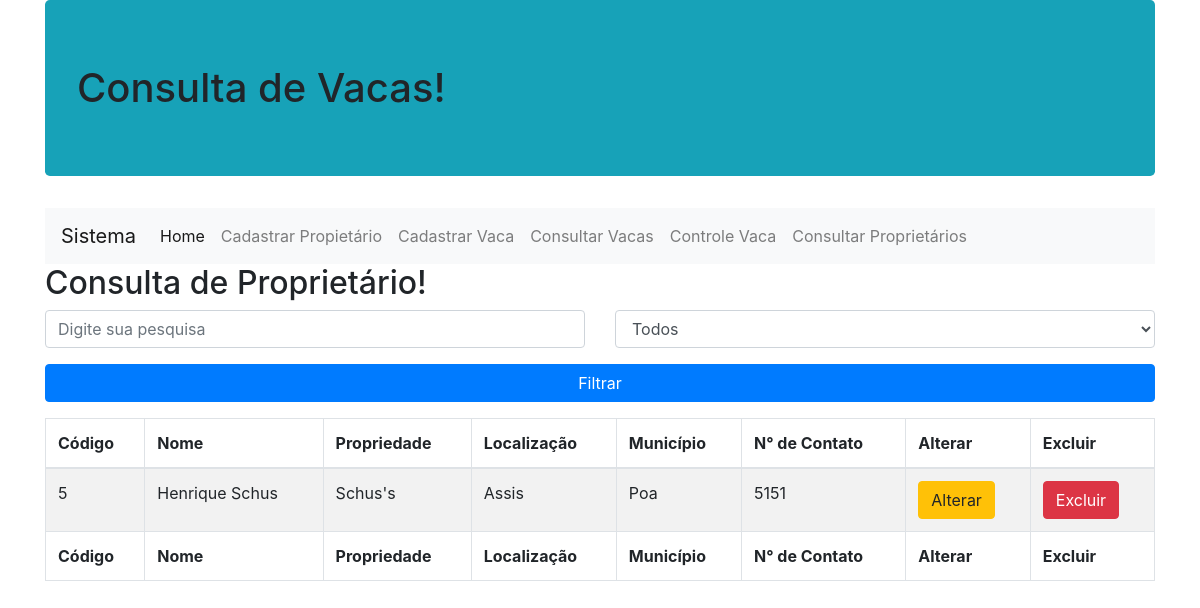
The page /consultar-proprietario.php on the database as committed earlier.
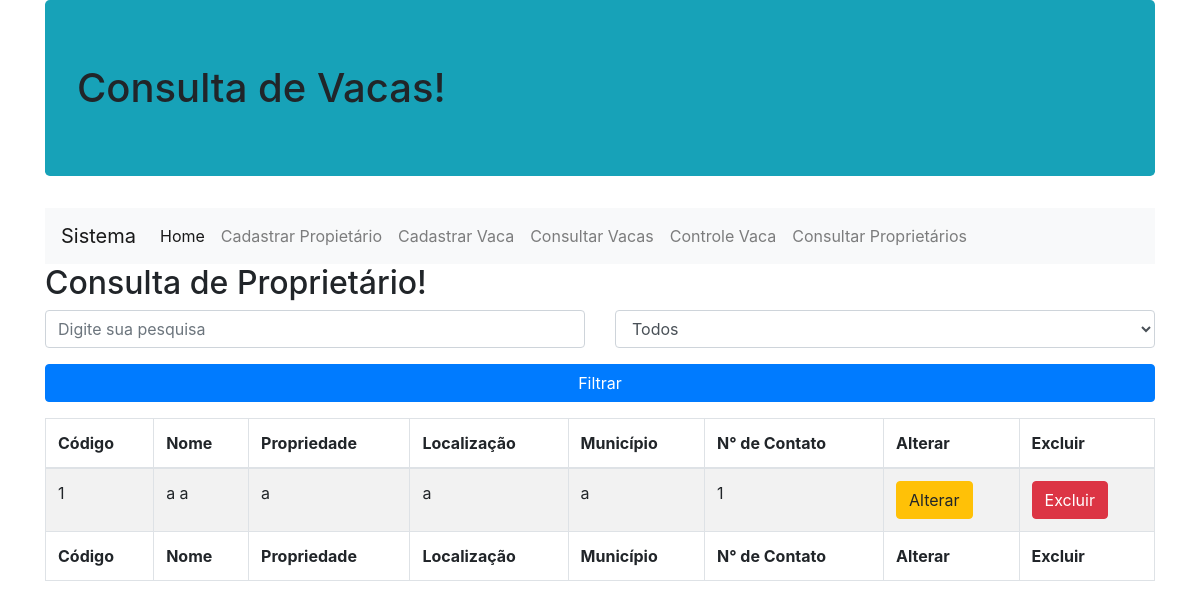
The same page on the database as committed later.
### tables this page shows
CREATE TABLE `proprietario` (
  `idProprietario` bigint(20) NOT NULL,
  `nome` varchar(100) NOT NULL,
  `propriedade` varchar(100) NOT NULL,
  `localizacao` varchar(150) NOT NULL,
  `municipio` varchar(100) NOT NULL,
  `nContato` int(11) NOT NULL
);

### dao/conexaobanco.class.php (called while the page is built, shortened)
<?php
class ConexaoBanco extends PDO {
  private static $instance = null;
  public static function getInstance(){
    try{
      if(!isset(self::$instance)){
        self::$instance = new
        ConexaoBanco("mysql:dbname=fazenda;host=localhost","root","");
      }
      return self::$instance;
    }catch(PDOException $e){
      echo "Erro ao cadastrar no banco! ".$e;
    }
  }
}

### dao/proprietariodao.class.php (called while the page is built, shortened)
<?php
require 'conexaobanco.class.php';
class ProprietarioDAO{
  private $conexao = null;
  public function __construct(){
    $this->conexao = ConexaoBanco::getInstance();
  }
  public function buscarProprietario(){
    try{
      $stat = $this->conexao->query("select * from proprietario");
      $array = $stat->fetchAll(PDO::FETCH_CLASS, 'Proprietario');
      return $array;
    }catch(PDOException $e){
      echo "Erro ao buscar proprietario! ".$e;
    }
  }
}

### modelo/proprietario.class.php (called while the page is built, shortened)
<?php
class Proprietario{
  public function __get($a){return $this->$a;}
}

### consultar-proprietario.php (the view, shortened to what this page needs)
<?php
include_once 'dao/proprietariodao.class.php';
include_once 'modelo/proprietario.class.php';
$propDAO = new ProprietarioDAO();
$array = $propDAO->buscarProprietario();
?>
<!DOCTYPE html>
<html lang="pt-br">
<head>
  <link href="vendor/twbs/bootstrap/dist/css/bootstrap.min.css" rel="stylesheet"/>
</head>
<body>
  <div class="container">
    <h1 class="jumbotron bg-info">Consulta de Vacas!</h1>
    <nav class="navbar navbar-expand-lg navbar-light bg-light">
      <a class="navbar-brand" href="#">Sistema</a>
      <div class="collapse navbar-collapse" id="navbarNav">
        <ul class="navbar-nav">
          <li class="nav-item active">
            <a class="nav-link" href="index.php">Home<span class="sr-only"></a>
          </li>
          <li class="nav-item">
            <a class="nav-link" href="cadastro-proprietario.php">Cadastrar Propietário</a>
          </li>
          <li class="nav-item">
            <a class="nav-link" href="cadastro-vaca.php">Cadastrar Vaca</a>
          </li>
          <li class="nav-item">
            <a class="nav-link" href="consultar-vaca.php">Consultar Vacas</span></a>
          </li>
          <li class="nav-item">
            <a class="nav-link" href="constabela-vaca.php">Controle Vaca</a>
          </li>
          <li class="nav-item">
            <a class="nav-link" href="consultar-proprietario.php">Consultar Proprietários<span class="sr-only">(current)</span></a>
          </li>
        </ul>
      </div>
    </nav>
    <h2>Consulta de Proprietário!</h2>
    <form name="formfiltro" method="post" action="">
      <div class="row">
        <div class="form-group col-md-6">
          <input type="text" name="txtfiltro" class="form-control" placeholder="Digite sua pesquisa">
        </div>
      <div class="form-group col-md-6">
        <select name="selfiltro" class="form-control">
          <option value="todos">Todos</option>
        </select>
      </div>
      </div>
      <div class="form-group">
        <input type="submit" name="filtrar" value="Filtrar" class="btn btn-primary btn-block">
      </div>
    </form>
    <div class="table-responsive">
      <table class="table table-striped table-bordered table-hover table-condensed">
        <thead>
          <tr>
            <th>Código</th>
            <th>Nome</th>
            <th>Propriedade</th>
            <th>Localização</th>
            <th>Município</th>
            <th>N° de Contato</th>
            <th>Alterar</th>
            <th>Excluir</th>
          </tr>
        </thead>
        <tfoot>
          <tr>
            <th>Código</th>
            <th>Nome</th>
            <th>Propriedade</th>
            <th>Localização</th>
            <th>Município</th>
            <th>N° de Contato</th>
            <th>Alterar</th>
            <th>Excluir</th>
          </tr>
        </tfoot>
        <tbody>
          <?php
          foreach($array as $p){
            echo "<tr>";
              echo "<td>$p->idProprietario</td>";
              echo "<td>$p->nome</td>";
              echo "<td>$p->propriedade</td>";
              echo "<td>$p->localizacao</td>";
              echo "<td>$p->municipio</td>";
              echo "<td>$p->nContato</td>";
              echo "<td><a href='alterar-proprietario.php?id=$p->idProprietario' class='btn btn-warning'>Alterar</a></td>";
              echo "<td><a href='consultar-proprietario.php?id=$p->idProprietario' class='btn btn-danger'>Excluir</a></td>";
            echo "</tr>";
          }
          ?>
        </tbody>
      </table>
    </div>
  </body>
</html>

Rows that differ between the two databases and show on the page:
removed proprietario: idProprietario "5", nome "Henrique Schus", propriedade "Schus's", localizacao "Assis", municipio "Poa", nContato "5151"
added proprietario: idProprietario "1", nome "a a", propriedade "a", localizacao "a", municipio "a", nContato "1"
